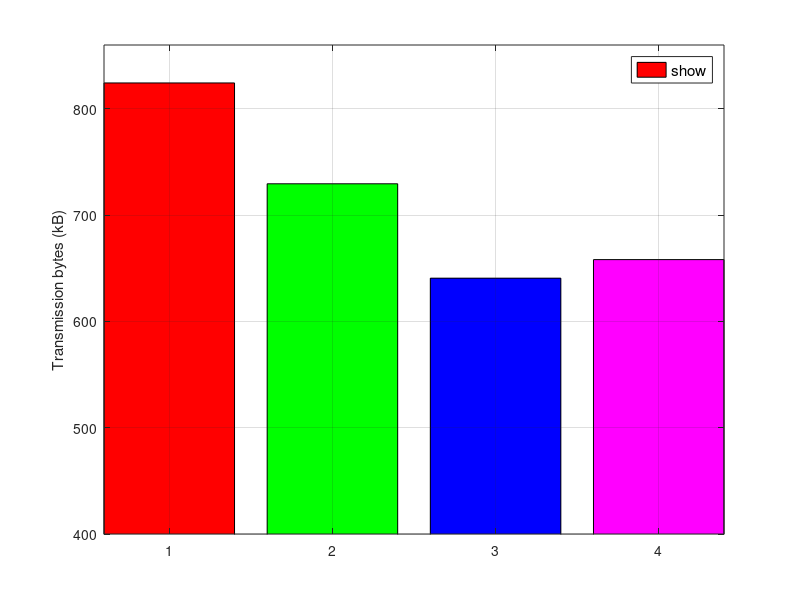

Source code (MATLAB):
clc;
clear;

indep = [6752720 0 0 0]./(8*1024);
greedy = [0 5975694 0 0]./(8*1024);
CE = [0 0 5248250 0]./(8*1024);
BB = [0 0 0 5391381]./(8*1024);
x = [1 2 3 4];

figure(1);
bar(x, indep, 'FaceColor', [1 0 0], 'DisplayName','Independent transmission'); hold on;
bar(x, greedy, 'FaceColor', 'g', 'DisplayName','Greedy scheduling'); hold on;
bar(x, CE, 'FaceColor', 'b', 'DisplayName','Cross entropy scheduling'); hold on;
bar(x, BB, 'FaceColor', 'm', 'DisplayName','Branch-and-bound scheduling');

leg = legend('show','location','NorthEast');
set(leg,'FontSize',11);
axis([-inf inf 400 860]);
ylabel('Transmission bytes (kB)');
xlabel('');
grid on;